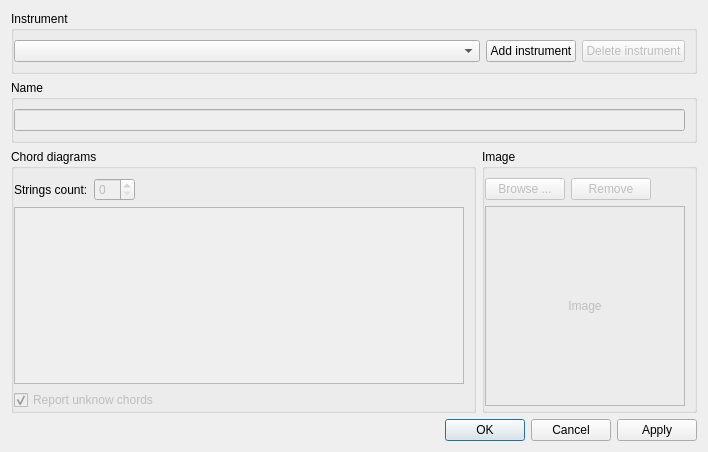
<?xml version="1.0" encoding="UTF-8"?>
<ui version="4.0">
 <class>InstrumentSettings</class>
 <widget class="QWidget" name="InstrumentSettings">
  <property name="geometry">
   <rect>
    <x>0</x>
    <y>0</y>
    <width>708</width>
    <height>452</height>
   </rect>
  </property>
  <property name="windowTitle">
   <string>InstrumentSettings</string>
  </property>
  <layout class="QVBoxLayout" name="verticalLayout" stretch="0,0,1,1">
   <item>
    <widget class="QGroupBox" name="groupBox">
     <property name="title">
      <string>Instrument</string>
     </property>
     <property name="flat">
      <bool>false</bool>
     </property>
     <layout class="QHBoxLayout" name="horizontalLayout_3" stretch="1,0,0">
      <property name="leftMargin">
       <number>0</number>
      </property>
      <property name="topMargin">
       <number>9</number>
      </property>
      <property name="rightMargin">
       <number>9</number>
      </property>
      <property name="bottomMargin">
       <number>9</number>
      </property>
      <item>
       <widget class="QComboBox" name="instruments">
        <property name="enabled">
         <bool>true</bool>
        </property>
        <property name="currentIndex">
         <number>-1</number>
        </property>
        <property name="frame">
         <bool>true</bool>
        </property>
        <property name="modelColumn">
         <number>0</number>
        </property>
       </widget>
      </item>
      <item>
       <widget class="QPushButton" name="pushButton_2">
        <property name="text">
         <string>Add instrument</string>
        </property>
       </widget>
      </item>
      <item>
       <widget class="QPushButton" name="deleteInstrument">
        <property name="enabled">
         <bool>false</bool>
        </property>
        <property name="text">
         <string>Delete instrument</string>
        </property>
       </widget>
      </item>
     </layout>
    </widget>
   </item>
   <item>
    <widget class="QGroupBox" name="groupBox_2">
     <property name="title">
      <string>Name</string>
     </property>
     <layout class="QHBoxLayout" name="horizontalLayout_6">
      <property name="leftMargin">
       <number>0</number>
      </property>
      <item>
       <widget class="QLineEdit" name="nameEdit">
        <property name="enabled">
         <bool>false</bool>
        </property>
        <property name="readOnly">
         <bool>false</bool>
        </property>
       </widget>
      </item>
     </layout>
    </widget>
   </item>
   <item>
    <widget class="QWidget" name="widget_3" native="true">
     <layout class="QHBoxLayout" name="horizontalLayout_4" stretch="1,0">
      <property name="margin">
       <number>0</number>
      </property>
      <item>
       <widget class="QGroupBox" name="groupBox_3">
        <property name="title">
         <string>Chord diagrams</string>
        </property>
        <layout class="QVBoxLayout" name="verticalLayout_3">
         <property name="leftMargin">
          <number>0</number>
         </property>
         <property name="bottomMargin">
          <number>0</number>
         </property>
         <item>
          <widget class="QWidget" name="widget_4" native="true">
           <layout class="QHBoxLayout" name="horizontalLayout_5" stretch="0,0,1">
            <property name="margin">
             <number>0</number>
            </property>
            <item>
             <widget class="QLabel" name="label_2">
              <property name="enabled">
               <bool>true</bool>
              </property>
              <property name="text">
               <string>Strings count:</string>
              </property>
             </widget>
            </item>
            <item>
             <widget class="QSpinBox" name="stringsCount">
              <property name="enabled">
               <bool>false</bool>
              </property>
             </widget>
            </item>
            <item>
             <spacer name="horizontalSpacer">
              <property name="orientation">
               <enum>Qt::Horizontal</enum>
              </property>
              <property name="sizeHint" stdset="0">
               <size>
                <width>40</width>
                <height>20</height>
               </size>
              </property>
             </spacer>
            </item>
           </layout>
          </widget>
         </item>
         <item>
          <widget class="QPlainTextEdit" name="chordsEdit">
           <property name="enabled">
            <bool>false</bool>
           </property>
           <property name="minimumSize">
            <size>
             <width>450</width>
             <height>0</height>
            </size>
           </property>
          </widget>
         </item>
         <item>
          <widget class="QCheckBox" name="reportUnknowChords">
           <property name="enabled">
            <bool>false</bool>
           </property>
           <property name="text">
            <string>Report unknow chords</string>
           </property>
           <property name="checked">
            <bool>true</bool>
           </property>
          </widget>
         </item>
        </layout>
       </widget>
      </item>
      <item>
       <widget class="QGroupBox" name="imageBox">
        <property name="title">
         <string>Image</string>
        </property>
        <layout class="QVBoxLayout" name="verticalLayout_4" stretch="0,0,0">
         <property name="leftMargin">
          <number>0</number>
         </property>
         <property name="bottomMargin">
          <number>0</number>
         </property>
         <item>
          <widget class="QWidget" name="widget_5" native="true">
           <layout class="QHBoxLayout" name="horizontalLayout_7">
            <property name="margin">
             <number>0</number>
            </property>
            <item>
             <widget class="QPushButton" name="browseImage">
              <property name="enabled">
               <bool>false</bool>
              </property>
              <property name="sizePolicy">
               <sizepolicy hsizetype="Fixed" vsizetype="Fixed">
                <horstretch>0</horstretch>
                <verstretch>0</verstretch>
               </sizepolicy>
              </property>
              <property name="layoutDirection">
               <enum>Qt::LeftToRight</enum>
              </property>
              <property name="autoFillBackground">
               <bool>false</bool>
              </property>
              <property name="text">
               <string>Browse ...</string>
              </property>
             </widget>
            </item>
            <item>
             <widget class="QPushButton" name="removeImage">
              <property name="enabled">
               <bool>false</bool>
              </property>
              <property name="text">
               <string>Remove</string>
              </property>
             </widget>
            </item>
            <item>
             <spacer name="horizontalSpacer_3">
              <property name="orientation">
               <enum>Qt::Horizontal</enum>
              </property>
              <property name="sizeHint" stdset="0">
               <size>
                <width>40</width>
                <height>20</height>
               </size>
              </property>
             </spacer>
            </item>
           </layout>
          </widget>
         </item>
         <item>
          <widget class="QWidget" name="widget" native="true">
           <layout class="QHBoxLayout" name="horizontalLayout">
            <property name="margin">
             <number>0</number>
            </property>
            <item>
             <widget class="QLabel" name="image">
              <property name="enabled">
               <bool>false</bool>
              </property>
              <property name="sizePolicy">
               <sizepolicy hsizetype="Fixed" vsizetype="Fixed">
                <horstretch>0</horstretch>
                <verstretch>0</verstretch>
               </sizepolicy>
              </property>
              <property name="minimumSize">
               <size>
                <width>200</width>
                <height>200</height>
               </size>
              </property>
              <property name="frameShape">
               <enum>QFrame::StyledPanel</enum>
              </property>
              <property name="text">
               <string>Image</string>
              </property>
              <property name="textFormat">
               <enum>Qt::PlainText</enum>
              </property>
              <property name="alignment">
               <set>Qt::AlignCenter</set>
              </property>
             </widget>
            </item>
           </layout>
          </widget>
         </item>
         <item>
          <spacer name="verticalSpacer">
           <property name="orientation">
            <enum>Qt::Vertical</enum>
           </property>
           <property name="sizeHint" stdset="0">
            <size>
             <width>20</width>
             <height>40</height>
            </size>
           </property>
          </spacer>
         </item>
        </layout>
       </widget>
      </item>
     </layout>
    </widget>
   </item>
   <item>
    <widget class="QDialogButtonBox" name="controlButtons">
     <property name="standardButtons">
      <set>QDialogButtonBox::Apply|QDialogButtonBox::Cancel|QDialogButtonBox::Ok</set>
     </property>
     <property name="centerButtons">
      <bool>false</bool>
     </property>
    </widget>
   </item>
  </layout>
 </widget>
 <resources/>
 <connections>
  <connection>
   <sender>controlButtons</sender>
   <signal>rejected()</signal>
   <receiver>InstrumentSettings</receiver>
   <slot>close()</slot>
   <hints>
    <hint type="sourcelabel">
     <x>338</x>
     <y>564</y>
    </hint>
    <hint type="destinationlabel">
     <x>339</x>
     <y>298</y>
    </hint>
   </hints>
  </connection>
 </connections>
</ui>
